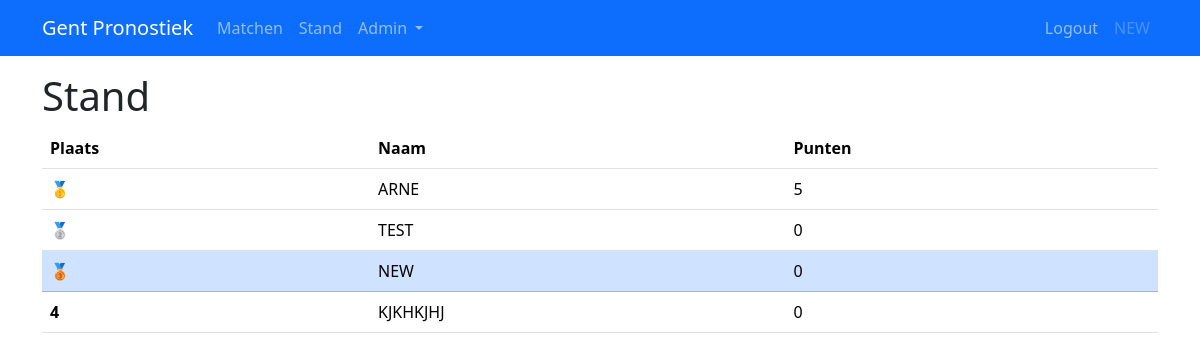
Before: /stand (signed in) with the older database file.
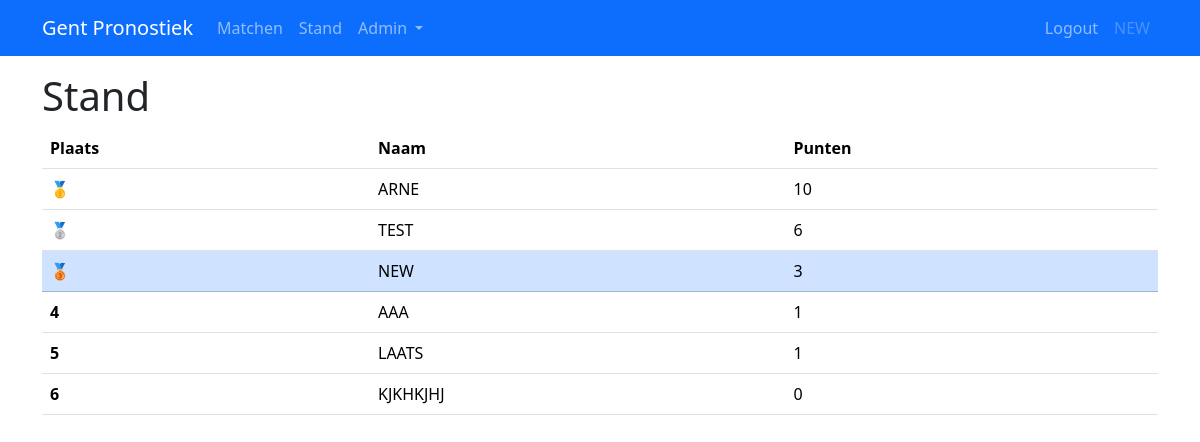
After: the same page with the newer database file.
### app/models.py (models this page shows, shortened)
class User(UserMixin, db.Model):
    id: so.Mapped[int] = so.mapped_column(primary_key=True)
    username: so.Mapped[str] = so.mapped_column(sa.String(64), unique=True, index=True)
    score: so.Mapped[int] = so.mapped_column(default=0)
    isAdmin: so.Mapped[bool] = so.mapped_column(default=True)
    predictions: so.WriteOnlyMapped["Prediction"] = so.relationship(
        back_populates="user", cascade="all, delete-orphan", passive_deletes=True
    )

### app/routes.py (the view)
@app.route("/stand")
@login_required
def stand():
    users = db.session.scalars(sa.select(User).order_by(User.score.desc())).all()
    scoreboard = [
        (postion, user.username, user.score, user.id)
        for postion, user in enumerate(users, start=1)
    ]
    return render_template("stand.html", title="Home", scoreboard=scoreboard)

### app/models.py (called while the page is built)
@login.user_loader
def load_user(id):
    return db.session.get(User, int(id))

### app/templates/stand.html
{% extends "base.html" %}
{% block content %}
<h1>Stand</h1>
<table class="table table-hover">
    <thead>
        <tr>
            <th scope="col">Plaats</th>
            <th scope="col">Naam</th>
            <th scope="col">Punten</th>
        </tr>
    </thead>
    <tbody>
        {% for (position, username, score, id) in scoreboard %}
        {% if id == current_user.id %}
        <tr class="table-primary">
        {% else %}
        <tr>
        {% endif %}
            <th scope="row">
                {% if position == 1 %}🥇
                {% elif position == 2 %}🥈
                {% elif position == 3 %}🥉
                {% else %}
                {{ position }}
                {% endif %}
            </th>
            <td>{{ username }}</td>
            <td>{{ score }}</td>
        </tr>
        {% endfor %}
    </tbody>
</table>
{% endblock %}

### app/templates/base.html (shortened to what this page needs)
<!DOCTYPE html>
<html lang="en">
<head>
    <link rel="stylesheet" href="{{ url_for('static', filename='style.css')}}">
    <link href="https://cdn.jsdelivr.net/npm/bootstrap@5.3.2/dist/css/bootstrap.min.css" rel="stylesheet"
>
</head>
<body>
    <nav class="navbar bg-primary navbar-expand-lg" data-bs-theme="dark">
        <div class="container">
            <a class="navbar-brand" href="">Gent Pronostiek</a>
            <div class="collapse navbar-collapse" id="navbarSupportedContent">
                <ul class="navbar-nav me-auto mb-2 mb-lg-0">
                    <li class="nav-item">
                        <a href="{{ url_for('matches')}}" class="nav-link">Matchen</a>
                    </li>
                    <li class="nav-item">
                        <a href="{{ url_for('stand')}}" class="nav-link">Stand</a>
                    </li>
                    {% if current_user.isAdmin %}
                    <li class="nav-item dropdown">
                        <a class="nav-link dropdown-toggle" href="#" role="button" data-bs-toggle="dropdown"
                            aria-expanded="false">
                            Admin
                        </a>
                    </li>
                    {% endif %}
                </ul>
                <ul class="navbar-nav mb-2 mb-lg-0">
                    {% if current_user.is_anonymous %}
                    <li class="nav-item">
                        <a href="{{ url_for('login')}}" class="nav-link">Login</a>
                    </li>
                    {% else %}
                    <li class="nav-item">
                        <a href="{{ url_for('logout')}}" class="nav-link">Logout</a>
                    </li>
                    <li clas="nav-item">
                        <a class="nav-link disabled" href="{{ url_for('logout')}}">{{ current_user.username }}</a>
                    </li>
                    {% endif %}
                    </ul>
            </div>
        </div>
    </nav>
    <div class="container mt-3">
        {% block content %} {% endblock %}
    </div>
</body>
</html>

Changed rows visible on the page:
changed User "NEW": score "0" → "3"
changed User "ARNE": score "5" → "10"
changed User "TEST": score "0" → "6"
added User: position "4", username "AAA", score "1"
added User: position "5", username "LAATS", score "1"
computed for User "KJKHKJHJ": id "4" → "6"
